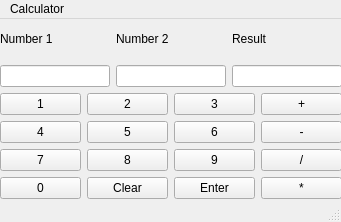
<?xml version="1.0" encoding="UTF-8"?>
<ui version="4.0">
 <class>MainWindow</class>
 <widget class="QMainWindow" name="MainWindow">
  <property name="geometry">
   <rect>
    <x>0</x>
    <y>0</y>
    <width>341</width>
    <height>222</height>
   </rect>
  </property>
  <property name="windowTitle">
   <string>MainWindow</string>
  </property>
  <widget class="QWidget" name="centralwidget">
   <widget class="QWidget" name="">
    <property name="geometry">
     <rect>
      <x>0</x>
      <y>0</y>
      <width>342</width>
      <height>180</height>
     </rect>
    </property>
    <layout class="QVBoxLayout" name="verticalLayout">
     <item>
      <layout class="QHBoxLayout" name="horizontalLayout">
       <item>
        <widget class="QLabel" name="label">
         <property name="text">
          <string>Number 1</string>
         </property>
        </widget>
       </item>
       <item>
        <widget class="QLabel" name="label_2">
         <property name="text">
          <string>Number 2</string>
         </property>
        </widget>
       </item>
       <item>
        <widget class="QLabel" name="label_3">
         <property name="text">
          <string>Result</string>
         </property>
        </widget>
       </item>
      </layout>
     </item>
     <item>
      <layout class="QHBoxLayout" name="horizontalLayout_6">
       <item>
        <widget class="QLineEdit" name="number0"/>
       </item>
       <item>
        <widget class="QLineEdit" name="number1"/>
       </item>
       <item>
        <widget class="QLineEdit" name="resultNumber">
         <property name="readOnly">
          <bool>true</bool>
         </property>
        </widget>
       </item>
      </layout>
     </item>
     <item>
      <layout class="QHBoxLayout" name="horizontalLayout_2">
       <item>
        <widget class="QPushButton" name="B1">
         <property name="text">
          <string>1</string>
         </property>
        </widget>
       </item>
       <item>
        <widget class="QPushButton" name="B2">
         <property name="text">
          <string>2</string>
         </property>
        </widget>
       </item>
       <item>
        <widget class="QPushButton" name="B3">
         <property name="text">
          <string>3</string>
         </property>
        </widget>
       </item>
       <item>
        <widget class="QPushButton" name="add0">
         <property name="text">
          <string>+</string>
         </property>
        </widget>
       </item>
      </layout>
     </item>
     <item>
      <layout class="QHBoxLayout" name="horizontalLayout_5">
       <item>
        <widget class="QPushButton" name="B4">
         <property name="text">
          <string>4</string>
         </property>
        </widget>
       </item>
       <item>
        <widget class="QPushButton" name="B5">
         <property name="text">
          <string>5</string>
         </property>
        </widget>
       </item>
       <item>
        <widget class="QPushButton" name="B6">
         <property name="text">
          <string>6</string>
         </property>
        </widget>
       </item>
       <item>
        <widget class="QPushButton" name="subtract1">
         <property name="text">
          <string>-</string>
         </property>
        </widget>
       </item>
      </layout>
     </item>
     <item>
      <layout class="QHBoxLayout" name="horizontalLayout_3">
       <item>
        <widget class="QPushButton" name="B7">
         <property name="text">
          <string>7</string>
         </property>
        </widget>
       </item>
       <item>
        <widget class="QPushButton" name="B8">
         <property name="text">
          <string>8</string>
         </property>
        </widget>
       </item>
       <item>
        <widget class="QPushButton" name="B9">
         <property name="text">
          <string>9</string>
         </property>
        </widget>
       </item>
       <item>
        <widget class="QPushButton" name="divide2">
         <property name="text">
          <string>/</string>
         </property>
        </widget>
       </item>
      </layout>
     </item>
     <item>
      <layout class="QHBoxLayout" name="horizontalLayout_4">
       <item>
        <widget class="QPushButton" name="B0">
         <property name="text">
          <string>0</string>
         </property>
        </widget>
       </item>
       <item>
        <widget class="QPushButton" name="pushButton_8">
         <property name="text">
          <string>Clear</string>
         </property>
        </widget>
       </item>
       <item>
        <widget class="QPushButton" name="pushButton_15">
         <property name="text">
          <string>Enter</string>
         </property>
        </widget>
       </item>
       <item>
        <widget class="QPushButton" name="multiply3">
         <property name="text">
          <string>*</string>
         </property>
        </widget>
       </item>
      </layout>
     </item>
    </layout>
   </widget>
  </widget>
  <widget class="QMenuBar" name="menubar">
   <property name="geometry">
    <rect>
     <x>0</x>
     <y>0</y>
     <width>341</width>
     <height>21</height>
    </rect>
   </property>
   <widget class="QMenu" name="menuCalculator">
    <property name="title">
     <string>Calculator</string>
    </property>
   </widget>
   <addaction name="menuCalculator"/>
  </widget>
  <widget class="QStatusBar" name="statusbar"/>
 </widget>
 <resources/>
 <connections/>
</ui>
